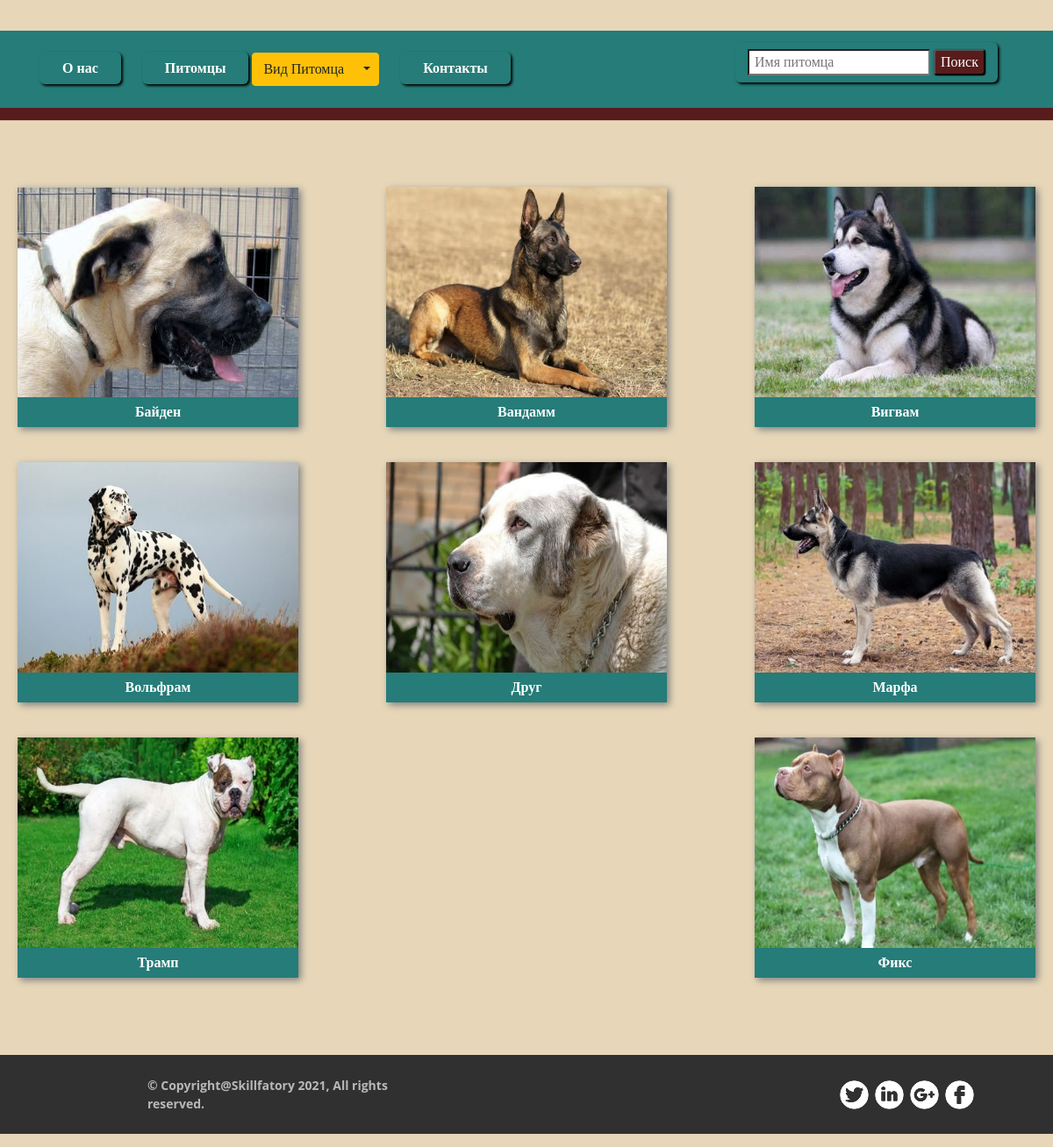
Screenshot of /pets/?filter=Собака with the database file from the repository.
### pets/models.py (models this page shows, shortened)
class Pet(models.Model):
    id = models.UUIDField(primary_key=True, default=uuid.uuid4, verbose_name="Регистрационный номер")
    name = models.CharField(max_length=50, verbose_name='Кличка')
    age = models.SmallIntegerField(null=True, verbose_name='Возраст')
    type_of_animal = models.CharField(max_length=12, null=True, choices=Type.TYPE_ANIMALS, verbose_name='Вид животного')
    breed = models.ForeignKey(Breed, on_delete=models.SET_NULL, null=True, verbose_name='Порода')
    color = models.CharField(max_length=12, null=True, choices=Color.COLORS, verbose_name='Окрас')
    data = models.DateField(auto_now_add=True, null=True, verbose_name='Дата поступления')
    description = models.TextField(null=True, verbose_name='Описание')
    foto = models.ImageField(upload_to='foto_pet', blank=True, verbose_name='Фото')
    class Meta:
        verbose_name_plural = 'Питомцы'
        verbose_name = 'питомец'
        ordering = [ 'name' ]

### pets/views.py (the view)
# urls.py: path('pets/', PetListView.as_view(), name='pets'),
class PetListView(ListView):
    model = Pet
    template_name = 'pets/pet_list.html'
    def get_queryset(self):
        qs = super().get_queryset()
        get_params = self.request.GET.dict()
        if get_params.get('q'):
            qs = qs.filter(name__icontains=get_params.get('q'))
        if get_params.get('filter'):
            qs = qs.filter(type_of_animal=get_params.get('filter'))
        if get_params.get('all'):
            qs = qs.all
        return qs

### pets/templates/pets/pet_list.html
{% extends "layout/basic.html" %}
    {% block content %}
        {% for pet in object_list %}
            <a class="pet" href="{{pet.pk}}">
                <img class="foto" src="{{ pet.foto.url }}" alt="">
                <p class="name">{{ pet.name }}</p>
            </a>
        {% endfor %}
    {% endblock %}

### pets/static/CSS/style.css (style rules this page uses)
.pet { display: flex; max-width: 320px; flex-direction: column; align-items: center; margin: 20px 20px; background-color: rgb(37, 124, 120); box-shadow: 3px 3px 8px gray; }
.foto { width: 320px; height: 240px; }
.name { margin: 5px; color: white; }

### rows the page displays
Pet: foto (picture), name "Байден"
Pet: foto (picture), name "Вандамм"
Pet: foto (picture), name "Вигвам"
Pet: foto (picture), name "Вольфрам"
Pet: foto (picture), name "Друг"
Pet: foto (picture), name "Марфа"
Pet: foto (picture), name "Трамп"
Pet: foto (picture), name "Фикс"
